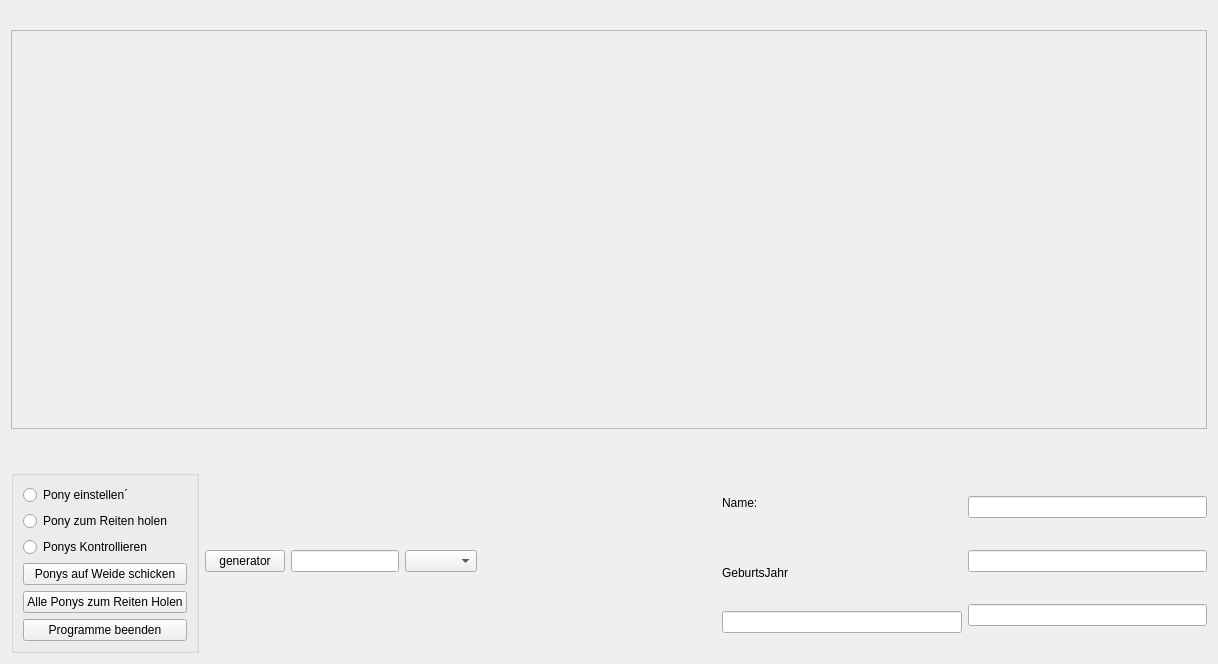
<?xml version="1.0" encoding="UTF-8"?>
<ui version="4.0">
 <class>Paint</class>
 <widget class="QWidget" name="Paint">
  <property name="geometry">
   <rect>
    <x>0</x>
    <y>0</y>
    <width>1218</width>
    <height>664</height>
   </rect>
  </property>
  <property name="windowTitle">
   <string>Paint</string>
  </property>
  <layout class="QVBoxLayout" name="verticalLayout_6">
   <item>
    <spacer name="verticalSpacer_3">
     <property name="orientation">
      <enum>Qt::Vertical</enum>
     </property>
     <property name="sizeType">
      <enum>QSizePolicy::Fixed</enum>
     </property>
     <property name="sizeHint" stdset="0">
      <size>
       <width>20</width>
       <height>19</height>
      </size>
     </property>
    </spacer>
   </item>
   <item>
    <layout class="QVBoxLayout" name="verticalLayout__">
     <item>
      <widget class="QFrame" name="frame">
       <property name="sizePolicy">
        <sizepolicy hsizetype="Preferred" vsizetype="MinimumExpanding">
         <horstretch>0</horstretch>
         <verstretch>0</verstretch>
        </sizepolicy>
       </property>
       <property name="frameShape">
        <enum>QFrame::StyledPanel</enum>
       </property>
       <property name="frameShadow">
        <enum>QFrame::Raised</enum>
       </property>
      </widget>
     </item>
     <item>
      <spacer name="verticalSpacer">
       <property name="orientation">
        <enum>Qt::Vertical</enum>
       </property>
       <property name="sizeType">
        <enum>QSizePolicy::Fixed</enum>
       </property>
       <property name="sizeHint" stdset="0">
        <size>
         <width>20</width>
         <height>35</height>
        </size>
       </property>
      </spacer>
     </item>
    </layout>
   </item>
   <item>
    <layout class="QHBoxLayout" name="horizontalLayout_2">
     <item>
      <widget class="QGroupBox" name="groupBox">
       <property name="title">
        <string/>
       </property>
       <layout class="QVBoxLayout" name="verticalLayout_4">
        <item>
         <layout class="QVBoxLayout" name="verticalLayout">
          <item>
           <widget class="QRadioButton" name="PonyEinstellen">
            <property name="text">
             <string>Pony einstellen´</string>
            </property>
           </widget>
          </item>
          <item>
           <widget class="QRadioButton" name="PonyReitenHolen">
            <property name="text">
             <string>Pony zum Reiten holen</string>
            </property>
           </widget>
          </item>
          <item>
           <widget class="QRadioButton" name="ponyInfo">
            <property name="text">
             <string>Ponys Kontrollieren</string>
            </property>
           </widget>
          </item>
          <item>
           <widget class="QPushButton" name="weide">
            <property name="text">
             <string>Ponys auf Weide schicken</string>
            </property>
           </widget>
          </item>
          <item>
           <widget class="QPushButton" name="reitenHollen">
            <property name="text">
             <string>Alle Ponys zum Reiten Holen</string>
            </property>
           </widget>
          </item>
         </layout>
        </item>
        <item>
         <widget class="QPushButton" name="pushButton_2">
          <property name="text">
           <string>Programme beenden</string>
          </property>
         </widget>
        </item>
       </layout>
      </widget>
     </item>
     <item>
      <layout class="QHBoxLayout" name="horizontalLayout">
       <item>
        <widget class="QPushButton" name="generator_button">
         <property name="text">
          <string>generator</string>
         </property>
        </widget>
       </item>
       <item>
        <widget class="QLineEdit" name="get_number_of_objekt"/>
       </item>
       <item>
        <widget class="QComboBox" name="comboBox"/>
       </item>
      </layout>
     </item>
     <item>
      <spacer name="horizontalSpacer">
       <property name="orientation">
        <enum>Qt::Horizontal</enum>
       </property>
       <property name="sizeHint" stdset="0">
        <size>
         <width>40</width>
         <height>20</height>
        </size>
       </property>
      </spacer>
     </item>
     <item>
      <layout class="QVBoxLayout" name="verticalLayout_3">
       <item>
        <widget class="QLabel" name="label">
         <property name="text">
          <string>Name:</string>
         </property>
        </widget>
       </item>
       <item>
        <widget class="QLabel" name="label_2">
         <property name="text">
          <string>GeburtsJahr</string>
         </property>
        </widget>
       </item>
       <item>
        <widget class="QLineEdit" name="bool_frage_text"/>
       </item>
       <item>
        <spacer name="verticalSpacer_2">
         <property name="orientation">
          <enum>Qt::Vertical</enum>
         </property>
         <property name="sizeType">
          <enum>QSizePolicy::Minimum</enum>
         </property>
         <property name="sizeHint" stdset="0">
          <size>
           <width>20</width>
           <height>20</height>
          </size>
         </property>
        </spacer>
       </item>
      </layout>
     </item>
     <item>
      <layout class="QVBoxLayout" name="verticalLayout_2">
       <item>
        <widget class="QLineEdit" name="name"/>
       </item>
       <item>
        <widget class="QLineEdit" name="geburtsJahr"/>
       </item>
       <item>
        <widget class="QLineEdit" name="boolFrag"/>
       </item>
      </layout>
     </item>
    </layout>
   </item>
  </layout>
 </widget>
 <resources/>
 <connections/>
</ui>
